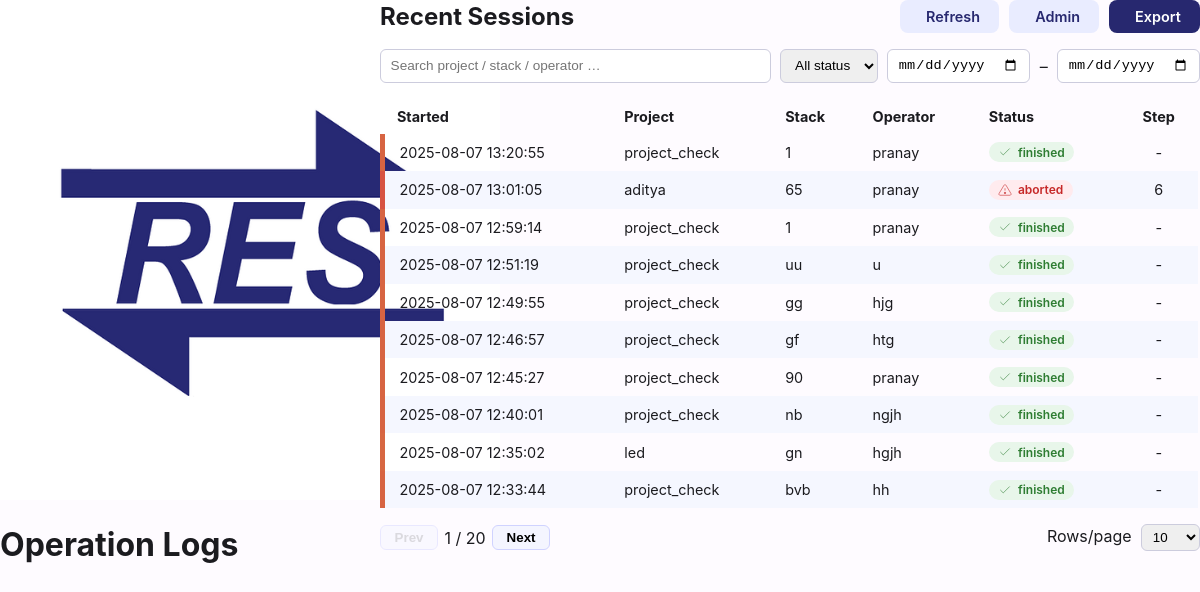
Page /logs on the committed database.
### tables this page shows
CREATE TABLE runs(
          session_id     TEXT PRIMARY KEY,
          project        TEXT,
          stack_id       TEXT,
          operator       TEXT,
          ts_created     TEXT,
          ts_started     TEXT,
          ts_finished    TEXT,
          status         TEXT  CHECK(status IN
                        ('pending','active','finished','aborted')),
          interrupted_at INTEGER,
          device         TEXT
        );

### tbag/blueprints/logs.py (the view)
@bp.get("/logs")
def overview():
    return render_template("logs_overview.html", rows=overview_rows())

### tbag/db.py (called while the page is built)
def connect() -> sqlite3.Connection:
    return sqlite3.connect(DB_FILE)

### tbag/logbook.py (called while the page is built)
def _hue(name:str)->int:
    return int(hashlib.md5(name.encode()).hexdigest()[:2],16)*360//255

def overview_rows() -> list[dict]:
    rows: list[dict] = []
    with connect() as c:
        c.row_factory = sqlite3.Row
        for r in c.execute(
            "SELECT ts_created, project, stack_id, operator, status, "
            "       interrupted_at, session_id "
            "FROM runs ORDER BY ts_created DESC"
        ).fetchall():
            kind = "end" if r["status"] == "finished" else "abort"
            rows.append({
                "ts":        r["ts_created"],
                "project":   r["project"],
                "stack_id":  r["stack_id"],
                "operator":  r["operator"],
                "kind":      kind,
                "step":      r["interrupted_at"],
                "session_id":r["session_id"],
                "hue":       _hue(r["project"]),
            })
    return rows

### templates/logs_overview.html (shortened to what this page needs)
<!DOCTYPE html>
<html lang="en">
<head>
  <link rel="stylesheet" href="/static/style.css">
</head>
<body>
<header class="appbar">
  <img src="/static/logo.png" alt="logo">
  <h1>Operation&nbsp;Logs</h1>
</header>
<main class="content">
<section class="card" style="max-width:1040px;margin:auto">
  <div style="display:flex;justify-content:space-between;align-items:center;flex-wrap:wrap;gap:.9rem">
    <h2 style="margin:0">Recent Sessions</h2>
    <div style="display:flex;gap:.6rem;flex-wrap:wrap">
      <a class="btn-alt btn" id="refreshBtn">
        Refresh
      </a>
      <a class="btn-alt btn" href="/admin">
        Admin
      </a>
      <a class="btn" href="/logs/export">
        Export
      </a>
    </div>
  </div>
  <div class="filters" style="margin-top:1rem">
    <input id="searchInput" placeholder="Search project / stack / operator …" style="flex:1 0 180px">
    <select id="statusSel">
      <option value="">All status</option>
    </select>
    <input type="date" id="fromDate">
    <span style="align-self:center">–</span>
    <input type="date" id="toDate">
  </div>
  <div style="overflow-x:auto;margin-top:1rem">
    <table id="logTbl">
      <thead>
        <tr>
          <th style="min-width:150px">Started</th>
          <th>Project</th><th>Stack</th><th>Operator</th>
          <th>Status</th><th style="text-align:center">Step</th>
        </tr>
      </thead>
      <tbody>
      {% for r in rows %}
        <tr data-project="{{ r.project|lower }}"
            data-operator="{{ r.operator|lower }}"
            data-stack="{{ r.stack_id|lower }}"
            data-status="{{ 'finished' if r.kind=='end' else 'aborted' }}"
            data-date="{{ r.ts[:10] }}"
            onclick="location.href='/logs/{{ r.session_id }}'"
            style="border-left:5px solid hsl({{ r.hue }},65%,55%)">
          <td>{{ r.ts[:19].replace('T',' ') }}</td>
          <td>{{ r.project }}</td>
          <td>{{ r.stack_id }}</td>
          <td>{{ r.operator }}</td>
          <td>
            {% if r.kind == 'end' %}
              <span class="chip finished">
                <svg viewBox="0 0 24 24" fill="none" stroke="currentColor">
                  <polyline points="20 6 9 17 4 12"/>
                </svg>finished
              </span>
            {% else %}
              <span class="chip aborted">
                <svg viewBox="0 0 24 24" fill="none" stroke="currentColor">
                  <path d="M12 9v4"/>
                  <circle cx="12" cy="17" r="1.2" fill="currentColor"/>
                  <path d="M10.29 3.86L1.82 18a2 2 0 001.71 3h16.94a2 2 0 001.71-3L13.71 3.86a2 2 0 00-3.42 0z"/>
                </svg>aborted
              </span>
            {% endif %}
          </td>
          <td style="text-align:center">
            {{ (r.step + 1) if r.step is not none else '-' }}
          </td>
        </tr>
      {% endfor %}
      </tbody>
    </table>
  </div>
  <div class="pager">
    <button class="page-btn" id="prevBtn">Prev</button>
    <span id="pageInfo"></span>
    <button class="page-btn" id="nextBtn">Next</button>
    <span style="margin-left:auto">Rows/page&nbsp;
      <select id="rowsSel" class="rows-sel">
        <option selected>10</option><option>25</option><option>50</option><option>100</option>
      </select>
    </span>
  </div>
</section>
</main>
</body>
</html>

### static/style.css (style rules this page uses)
:root { --md-source-color: #32337A; --md-sys-color-primary: #4555b5; --md-sys-color-on-primary: #ffffff; --md-sys-color-primary-container: #dde0ff; --md-sys-color-on-primary-container: #000d64; --md-sys-color-secondary: #5b5d72; --md-sys-color-on-secondary: #ffffff; --md-sys-color-secondary-container: #e0e0f9; --md-sys-color-on-secondary-container: #181a2c; --md-sys-color-background: #fefbff; --md-sys-color-on-background: #1b1b1f; --md-sys-color-surface: #fefbff; --md-sys-color-on-surface: #1b1b1f; --md-sys-color-surface-variant: #e4e1ec; --md-sys-color-on-surface-variant: #46464f; --md-sys-color-outline: #777680; --md-sys-color-outline-variant: #c7c5d0; }
body { font-family: 'Inter', sans-serif; background-color: var(--md-sys-color-background); color: var(--md-sys-color-on-background); margin: 0; display: grid; grid-template-columns: 380px 1fr; height: 100vh; overflow: hidden; }

### templates/logs_overview.html (style rules this page uses)
:root { --stripe :#f5f7ff; --hover :#edf1ff; --fin-bg :#e8f6ea; --fin-txt:#2e7d32; --abo-bg :#ffebee; --abo-txt:#c62828; }
table { width:100%;border-collapse:collapse;font-size:.9rem }
th,td { padding:.55rem .9rem;text-align:left;white-space:nowrap }
tbody tr:nth-child(even) { background:var(--stripe) }
.chip { display:inline-flex;align-items:center;gap:.35rem; font-size:.75rem;font-weight:600; padding:.15rem .6rem;border-radius:14px }
.chip svg { width:14px;height:14px }
.finished { background:var(--fin-bg);color:var(--fin-txt) }
.aborted { background:var(--abo-bg);color:var(--abo-txt) }
.btn { display:flex;align-items:center;gap:.45rem; border:none;border-radius:8px;cursor:pointer; padding:.5rem 1.2rem;font-size:.9rem;font-weight:600; background:#27286f;color:#fff;text-decoration:none }
.btn-alt { background:#e9ecff;color:#27286f }
.filters { display:flex;flex-wrap:wrap;gap:.6rem }
.filters input,.filters select { border:1px solid #ccd;border-radius:6px; padding:.45rem .6rem;font-size:.85rem; }
.pager { display:flex;gap:.4rem;align-items:center;flex-wrap:wrap;margin-top:1rem }
.page-btn { padding:.25rem .85rem;border-radius:6px;cursor:pointer; border:1px solid #d0d3ff;background:#f4f5ff;font-weight:600 }
.page-btn[disabled] { opacity:.45;cursor:not-allowed }
.rows-sel { border:1px solid #ccd;border-radius:6px;padding:.25rem .45rem }

### rows in the picture
runs: ts_created "2025-08-07 13:20:55", project "project_check", stack_id "1", operator "pranay", shows "finished", step "-"
runs: ts_created "2025-08-07 13:01:05", project "aditya", stack_id "65", operator "pranay", shows "aborted", step "6"
runs: ts_created "2025-08-07 12:59:14", project "project_check", stack_id "1", operator "pranay", shows "finished", step "-"
runs: ts_created "2025-08-07 12:51:19", project "project_check", stack_id "uu", operator "u", shows "finished", step "-"
runs: ts_created "2025-08-07 12:49:55", project "project_check", stack_id "gg", operator "hjg", shows "finished", step "-"
runs: ts_created "2025-08-07 12:46:57", project "project_check", stack_id "gf", operator "htg", shows "finished", step "-"
runs: ts_created "2025-08-07 12:45:27", project "project_check", stack_id "90", operator "pranay", shows "finished", step "-"
runs: ts_created "2025-08-07 12:40:01", project "project_check", stack_id "nb", operator "ngjh", shows "finished", step "-"
runs: ts_created "2025-08-07 12:35:02", project "led", stack_id "gn", operator "hgjh", shows "finished", step "-"
runs: ts_created "2025-08-07 12:33:44", project "project_check", stack_id "bvb", operator "hh", shows "finished", step "-"
